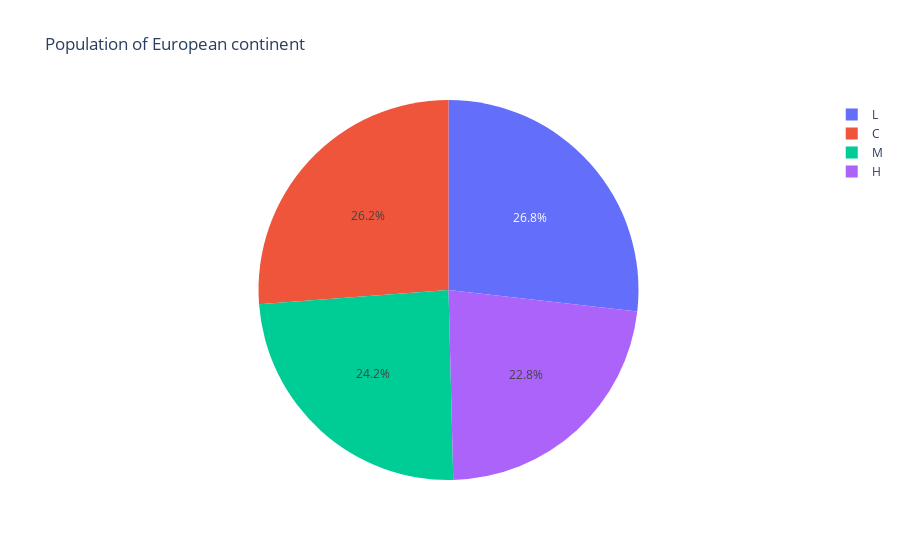

Notebook code cell kept with this figure:
### Code cell
df_priority = df["Order Priority"]
df_prioridad = pd.DataFrame(df_priority.value_counts()).reset_index().rename(columns={"index":"priority", "Order Priority":"cuenta"})

fig = px.pie(df_prioridad, values='cuenta', names='priority', title='Population of European continent')
fig.show()

### Figure 1 — Plotly figure (JSON) as saved in the notebook; plotly's stock layout.template omitted (floating-point values rounded to 4 significant figures)
{"data": [{"domain": {"x": [0, 1], "y": [0, 1]}, "hoverlabel": {"namelength": 0}, "hovertemplate": "priority=%{label}<br>cuenta=%{value}", "labels": ["L", "C", "M", "H"], "legendgroup": "", "name": "", "showlegend": true, "type": "pie", "values": [268, 262, 242, 228]}], "layout": {"legend": {"tracegroupgap": 0}, "title": {"text": "Population of European continent"}}}
